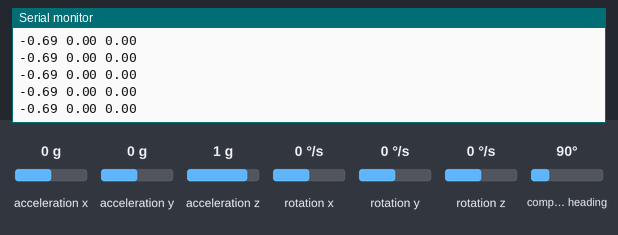
Bench run of a sketch on a simulated Arduino Uno, built with avr-gcc and run on an emulated ATmega328P. Parts: the last lines printed to the serial monitor. Inputs (shaded band) come from the test bench; at power-on: acceleration x 0 g, acceleration y 0 g, acceleration z 1 g, rotation x 0 °/s, rotation y 0 °/s, rotation z 0 °/s, compass heading 90°.

Above: at 1.2 s.
1.3 s: acceleration x set to 0.8 g
At 1.35 s:
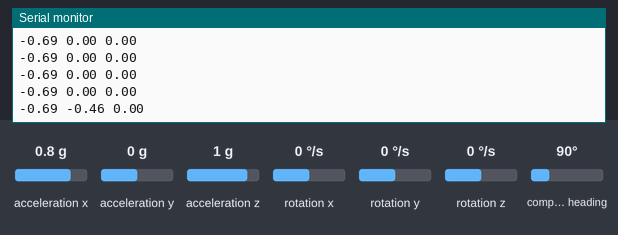
4.3 s: acceleration y set to -1.4 g
At 4.31 s:
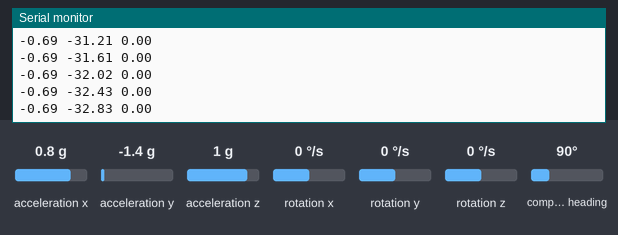
5.8 s: acceleration z set to -1.4 g
At 5.83 s:
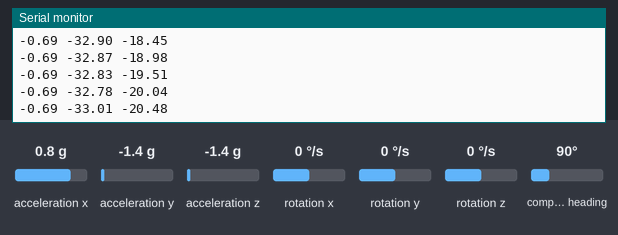
7.3 s: rotation x set to -192 °/s
At 7.31 s:
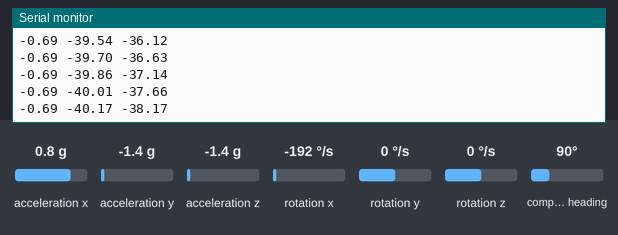
8.8 s: rotation y set to -192 °/s
At 8.83 s:
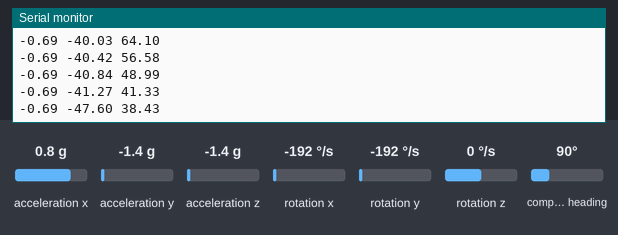
Timing chart, 0 to 11.3 s (numbered marks = the images above; inputs shaded):
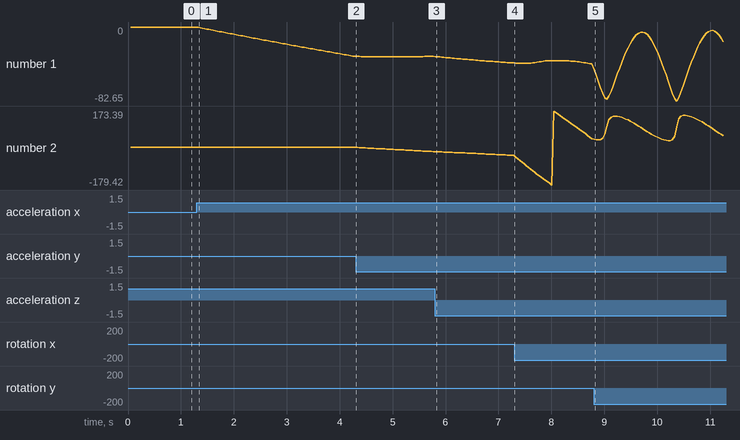

Measured:
- after the input at 1.3 s, the serial monitor: prints a new line at once (image 1)
- plotted number 1: 0 → -32.83 after the input at 1.3 s

The sketch:

Visualize101.ino
```cpp
#include <Adafruit_MPU6050.h>
#include <MPU6050.h>
#include <MadgwickAHRS.h>
#include <Wire.h>
#include <MPU6050.h>
#include <Adafruit_Sensor.h>
#include <Adafruit_HMC5883_U.h>

MPU6050 mpu;
Adafruit_HMC5883_Unified mag = Adafruit_HMC5883_Unified(12345);


Madgwick filter;
unsigned long microsPerReading, microsPrevious;
float accelScale, gyroScale;
float calibrated_values[3];
float xv, yv, zv;


void transformation(float uncalibrated_values[3])
{
  //calibration_matrix[3][3] is the transformation matrix
  //replace M11, M12,..,M33 with your transformation matrix data
  double calibration_matrix[3][3] =
  {
    {4.989, 0.687, 0.409},
    {1.316, 4.04, 0.874},
    {-0.53, 0.324, 5.086}
  };
  //bias[3] is the bias
  //replace Bx, By, Bz with your bias data
  double bias[3] =
  {
    -43.938,
    -14.427,
    -121.422
  };
  //calculation
  for (int i=0; i<3; ++i) uncalibrated_values[i] = uncalibrated_values[i] - bias[i];
  float result[3] = {0, 0, 0};
  for (int i=0; i<3; ++i)
    for (int j=0; j<3; ++j)
      result[i] += calibration_matrix[i][j] * uncalibrated_values[j];
  for (int i=0; i<3; ++i) calibrated_values[i] = result[i];
}

float scaler;
boolean scaler_flag = false;
float normal_vector_length;
void vector_length_stabilasation(){
  //calculate the normal vector length
  if (scaler_flag == false)
  {
    getHeading();
    normal_vector_length = sqrt(calibrated_values[0]*calibrated_values[0] + calibrated_values[1]*calibrated_values[1] + calibrated_values[2]*calibrated_values[2]);
    scaler_flag = true;
  }
  //calculate the current scaler
  scaler = normal_vector_length/sqrt(calibrated_values[0]*calibrated_values[0] + calibrated_values[1]*calibrated_values[1] + calibrated_values[2]*calibrated_values[2]);
  //apply the current scaler to the calibrated coordinates (global array calibrated_values)
  calibrated_values[0] = calibrated_values[0]*scaler;
  calibrated_values[1] = calibrated_values[1]*scaler;
  calibrated_values[2] = calibrated_values[2]*scaler;
}

void setup() {
  Serial.begin(9600);

  // start the IMU and filter
  filter.begin(25);
    while(!mpu.begin(MPU6050_SCALE_2000DPS, MPU6050_RANGE_2G))
  {
    Serial.println("Could not find a valid MPU6050 sensor, check wiring!");
    delay(500);
  }
  Serial.println("HMC5883 Magnetometer Test"); Serial.println("");

  /* Initialise the sensor */
  if(!mag.begin())
  {
    /* There was a problem detecting the HMC5883 ... check your connections */
    Serial.println("Ooops, no HMC5883 detected ... Check your wiring!");
    while(1);
  }
  mpu.calibrateGyro();
  mpu.setThreshold(3);

  // Set the accelerometer range to 2 g
  // Set the gyroscope range to 250 degrees/second

  // initialize variables to pace updates to correct rate
  microsPerReading = 1000000 / 25;
  microsPrevious = micros();
}


void loop() {

  float ax, ay, az;
  float gx, gy, gz;
  float mx, my, mz;
  float roll, pitch, heading;
  unsigned long microsNow;

  // check if it's time to read data and update the filter
  microsNow = micros();
  if (microsNow - microsPrevious >= microsPerReading) {

    // read raw data from CurieIMU

    Vector normGyro = mpu.readNormalizeGyro();
    Vector normAccel = mpu.readNormalizeAccel();
    float values_from_magnetometer[3];

    getHeading();
    values_from_magnetometer[0] = xv;
    values_from_magnetometer[1] = yv;
    values_from_magnetometer[2] = zv;
    transformation(values_from_magnetometer);

    vector_length_stabilasation();

    // convert from raw data to gravity and degrees/second units
    gx = normGyro.XAxis;
    gy = normGyro.YAxis;
    gz = normGyro.ZAxis;
    ax = normAccel.XAxis;
    ay = normAccel.YAxis;
    az = normAccel.ZAxis;
    mx = calibrated_values[1] ;
    my = -calibrated_values[0] ;
    mz = calibrated_values[2];


    // update the filter, which computes orientation
    filter.updateIMU(gx, gy, gz, ax, ay, az);
    //filter.update(gx, gy, gz, ax, ay, az,mx,my,mz);

    // print the heading, pitch and roll
    roll = filter.getRoll();
    pitch = filter.getPitch();
    heading = atan2(my,mx);


//    heading = atan2(-my,mx)*(180/PI);
//    Serial.print("Orientation: ");
    Serial.print(heading);
    Serial.print(" ");
    Serial.print(pitch);
    Serial.print(" ");
    Serial.println(roll);


    // increment previous time, so we keep proper pace
    microsPrevious = microsPrevious + microsPerReading;
  }
}

float convertRawAcceleration(int aRaw) {
  // since we are using 2 g range
  // -2 g maps to a raw value of -32768
  // +2 g maps to a raw value of 32767

  float a = (aRaw * 2.0) / 32768.0;
  return a;
}

float convertRawGyro(int gRaw) {
  // since we are using 250 degrees/seconds range
  // -250 maps to a raw value of -32768
  // +250 maps to a raw value of 32767

  float g = (gRaw * 250.0) / 32768.0;
  return g;
}

void getHeading()
{
  sensors_event_t event;
  mag.getEvent(&event);
  xv = event.magnetic.x;
  yv = event.magnetic.y;
  zv = event.magnetic.z;
}
```
